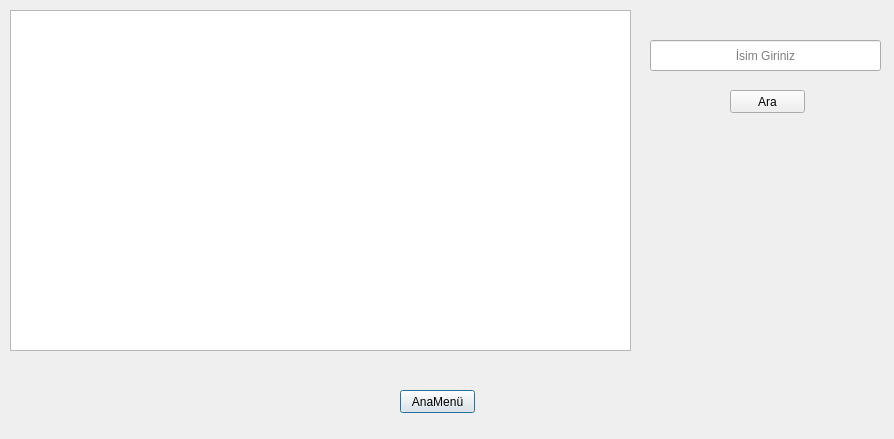
<?xml version="1.0" encoding="UTF-8"?>
<ui version="4.0">
 <class>teknikServisTable</class>
 <widget class="QDialog" name="teknikServisTable">
  <property name="geometry">
   <rect>
    <x>0</x>
    <y>0</y>
    <width>894</width>
    <height>439</height>
   </rect>
  </property>
  <property name="windowTitle">
   <string>Teknik Servis Tablosu</string>
  </property>
  <widget class="QTableWidget" name="tbl_teknikservis">
   <property name="geometry">
    <rect>
     <x>10</x>
     <y>10</y>
     <width>621</width>
     <height>341</height>
    </rect>
   </property>
  </widget>
  <widget class="QPushButton" name="btn_anamenu">
   <property name="geometry">
    <rect>
     <x>400</x>
     <y>390</y>
     <width>75</width>
     <height>23</height>
    </rect>
   </property>
   <property name="text">
    <string>AnaMenü</string>
   </property>
  </widget>
  <widget class="QLineEdit" name="txt_ara">
   <property name="geometry">
    <rect>
     <x>650</x>
     <y>40</y>
     <width>231</width>
     <height>31</height>
    </rect>
   </property>
   <property name="alignment">
    <set>Qt::AlignCenter</set>
   </property>
   <property name="placeholderText">
    <string>İsim Giriniz</string>
   </property>
  </widget>
  <widget class="QPushButton" name="btn_ara">
   <property name="geometry">
    <rect>
     <x>730</x>
     <y>90</y>
     <width>75</width>
     <height>23</height>
    </rect>
   </property>
   <property name="text">
    <string>Ara</string>
   </property>
  </widget>
 </widget>
 <resources/>
 <connections/>
</ui>
